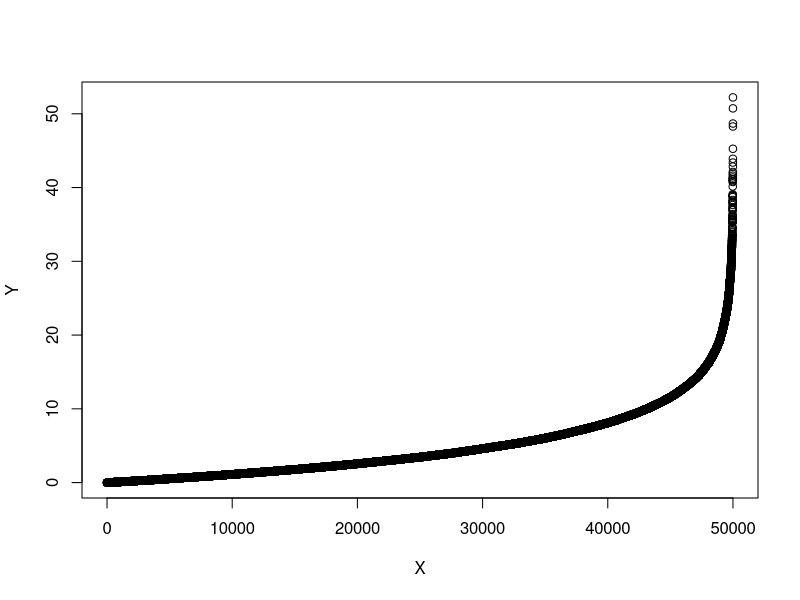
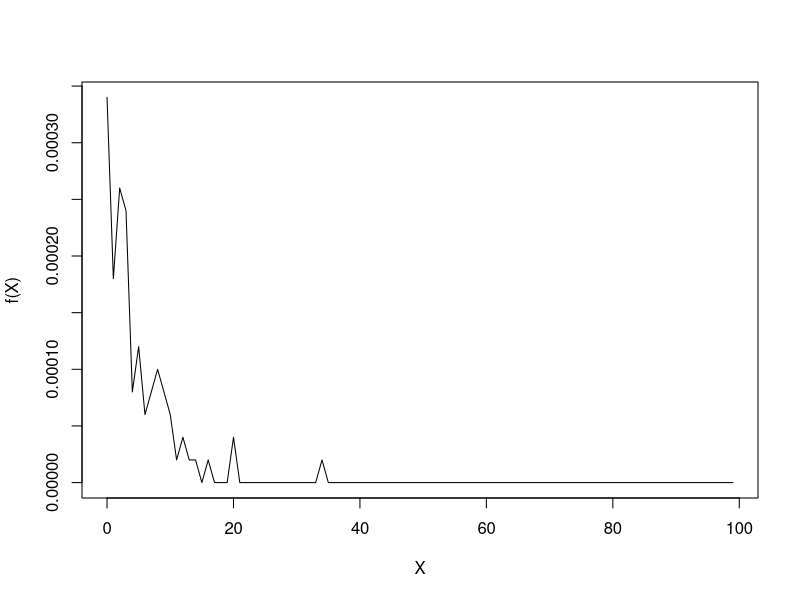
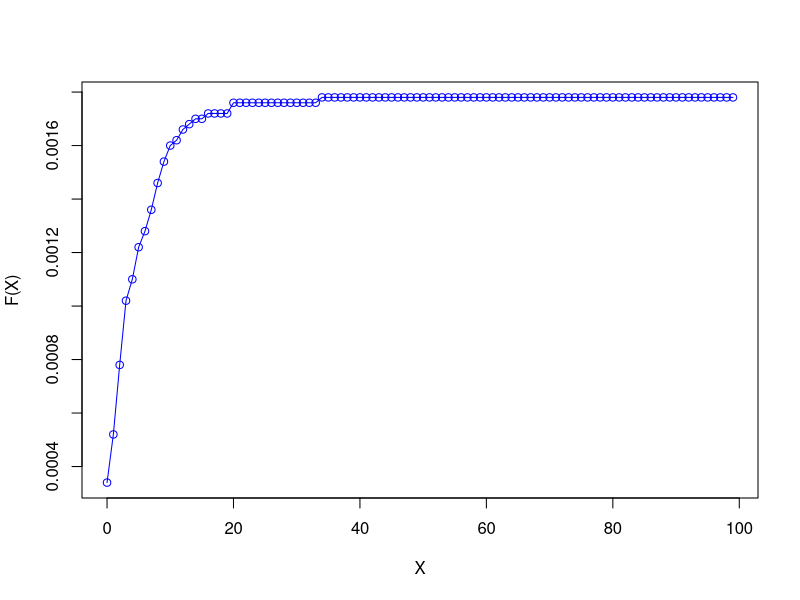
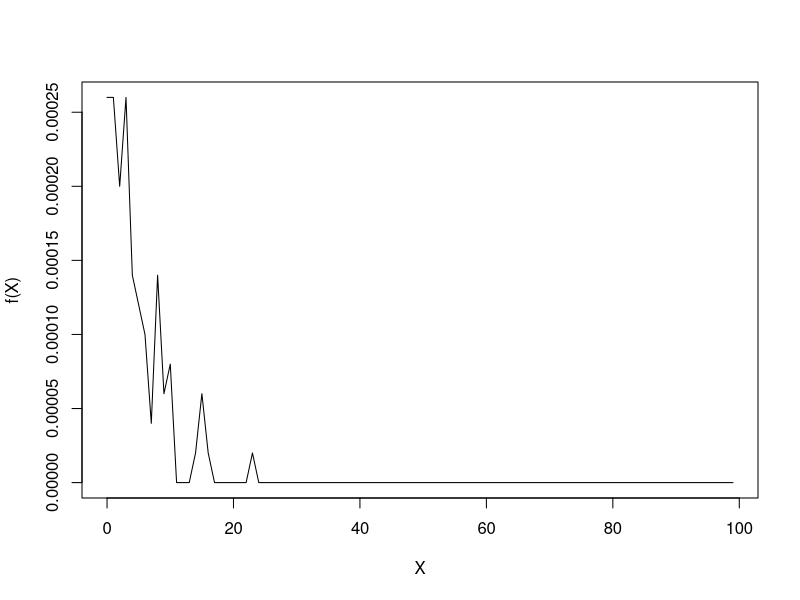
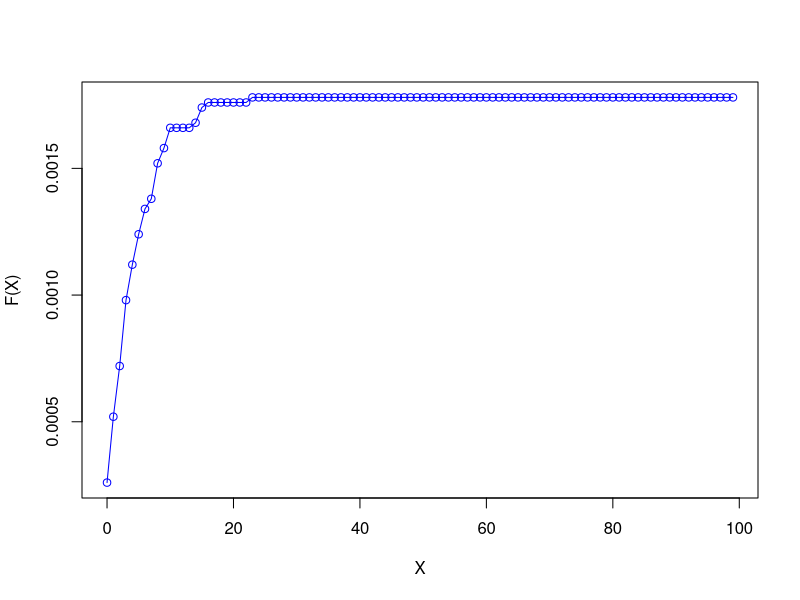
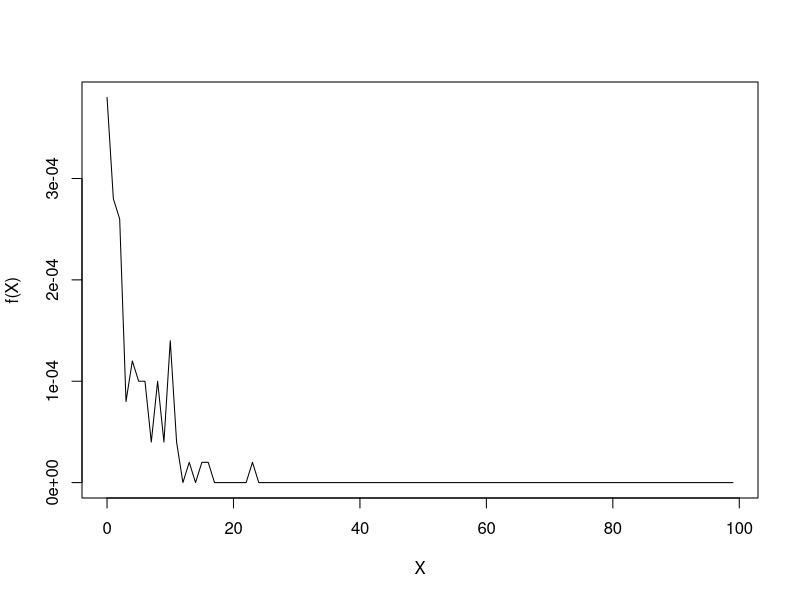
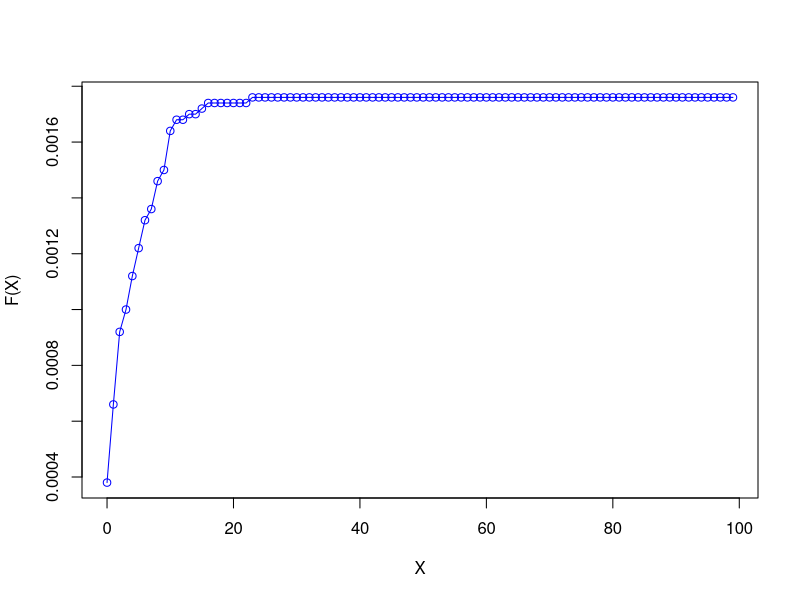
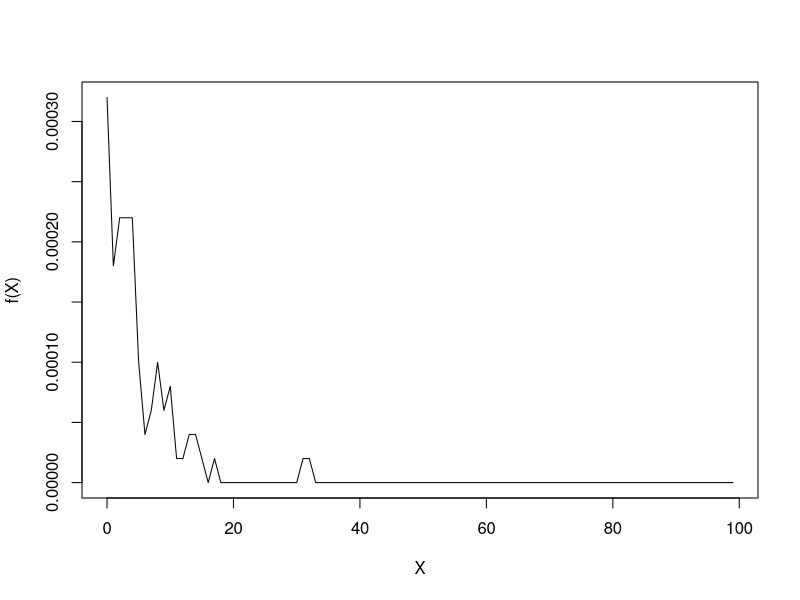

The R script that drew these images, in order:



num_samples <- 50000
data <- rexp(num_samples, 0.2)
x <- data.frame(X = seq(1, num_samples , 1), Y = sort(data))
plot(x)
y <- matrix(data,500)
for(i in 1:5){
	pdata <- rep(0,100);
	for(j in 1:100){
		val= round(y[i,j], 0);
	    if(val <= 100){
		  pdata[val] = pdata[val] + 1/num_samples;
	  }
	}
	xcols <- c(0:99);
	plot(xcols,pdata, "l", xlab = "X", ylab = "f(X)");

	cdata <- rep(0,100);
	cdata[1] <- pdata[1];

	for(j in 2:100){
		cdata[j] = cdata[j-1] + pdata[j];

	}
	plot(xcols,cdata, "o" ,col= "blue", xlab ="X", ylab ="F(X)" );

}
means <- apply(y,1,mean)
ssd <- apply(y,1,sd)
for(i in 1:5){
	cat(means[i]);
	cat("\n");
	cat(ssd[i]);
	cat("\n");
}

tab <- table(round(means));

plot(tab,"h", xlab="Value", ylab= "Frequency")

pdata1 <- rep(0,10);
for(j in 1:100){
    val1= round(means[j], 0);
	if(val1 <= 10){
		pdata1[val1] = pdata1[val1] + 1/100;
	}
}
xcols <- c(0:9);
plot(xcols,pdata1, "l", xlab = "X", ylab = "f(X)");

cdata1 <- rep(0,10);
cdata1[1] <- pdata1[1];

for(j in 2:10){
	cdata1[j] = cdata1[j-1] + pdata1[j];

}
plot(xcols,cdata1, "o" ,col= "blue", xlab ="X", ylab ="F(X)" );

smean = mean(means);
sdmean = sd(means);

cat(smean);
cat("\n");
cat("Original mean is 5");
cat("\n");
cat(sdmean);
cat("\n");
cat("Original standard deviation is 0.5");
